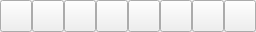
<?xml version="1.0" encoding="UTF-8"?>
<ui version="4.0">
 <class>ControlPanelPixmapWidget</class>
 <widget class="QWidget" name="ControlPanelPixmapWidget">
  <property name="geometry">
   <rect>
    <x>0</x>
    <y>0</y>
    <width>256</width>
    <height>32</height>
   </rect>
  </property>
  <property name="windowTitle">
   <string>Form</string>
  </property>
  <layout class="QGridLayout" name="gridLayout">
   <property name="leftMargin">
    <number>0</number>
   </property>
   <property name="topMargin">
    <number>0</number>
   </property>
   <property name="rightMargin">
    <number>0</number>
   </property>
   <property name="bottomMargin">
    <number>0</number>
   </property>
   <property name="spacing">
    <number>0</number>
   </property>
   <item row="0" column="5">
    <widget class="QPushButton" name="posBtn">
     <property name="minimumSize">
      <size>
       <width>32</width>
       <height>32</height>
      </size>
     </property>
     <property name="maximumSize">
      <size>
       <width>32</width>
       <height>32</height>
      </size>
     </property>
     <property name="toolTip">
      <string>Расположение</string>
     </property>
     <property name="text">
      <string/>
     </property>
     <property name="checkable">
      <bool>false</bool>
     </property>
    </widget>
   </item>
   <item row="0" column="0">
    <widget class="QPushButton" name="pixBtn">
     <property name="minimumSize">
      <size>
       <width>32</width>
       <height>32</height>
      </size>
     </property>
     <property name="maximumSize">
      <size>
       <width>32</width>
       <height>32</height>
      </size>
     </property>
     <property name="toolTip">
      <string>Выбрать изображение</string>
     </property>
     <property name="text">
      <string/>
     </property>
    </widget>
   </item>
   <item row="0" column="4">
    <widget class="QPushButton" name="addPixBtn">
     <property name="minimumSize">
      <size>
       <width>32</width>
       <height>32</height>
      </size>
     </property>
     <property name="maximumSize">
      <size>
       <width>32</width>
       <height>32</height>
      </size>
     </property>
     <property name="toolTip">
      <string>Добавить изображение</string>
     </property>
     <property name="text">
      <string/>
     </property>
    </widget>
   </item>
   <item row="0" column="3">
    <widget class="QPushButton" name="colorBtn">
     <property name="minimumSize">
      <size>
       <width>32</width>
       <height>32</height>
      </size>
     </property>
     <property name="maximumSize">
      <size>
       <width>32</width>
       <height>32</height>
      </size>
     </property>
     <property name="toolTip">
      <string>Задать цвет</string>
     </property>
     <property name="text">
      <string/>
     </property>
    </widget>
   </item>
   <item row="0" column="6">
    <widget class="QPushButton" name="resetBtn">
     <property name="minimumSize">
      <size>
       <width>32</width>
       <height>32</height>
      </size>
     </property>
     <property name="maximumSize">
      <size>
       <width>32</width>
       <height>32</height>
      </size>
     </property>
     <property name="toolTip">
      <string>Сбросить настройки</string>
     </property>
     <property name="text">
      <string/>
     </property>
    </widget>
   </item>
   <item row="0" column="9">
    <widget class="QPushButton" name="deleteBtn">
     <property name="minimumSize">
      <size>
       <width>32</width>
       <height>32</height>
      </size>
     </property>
     <property name="maximumSize">
      <size>
       <width>32</width>
       <height>32</height>
      </size>
     </property>
     <property name="toolTip">
      <string>Удалить</string>
     </property>
     <property name="text">
      <string/>
     </property>
    </widget>
   </item>
   <item row="0" column="7">
    <widget class="QPushButton" name="lockBtn">
     <property name="minimumSize">
      <size>
       <width>32</width>
       <height>32</height>
      </size>
     </property>
     <property name="maximumSize">
      <size>
       <width>32</width>
       <height>32</height>
      </size>
     </property>
     <property name="toolTip">
      <string/>
     </property>
     <property name="text">
      <string/>
     </property>
     <property name="checkable">
      <bool>true</bool>
     </property>
    </widget>
   </item>
   <item row="0" column="10">
    <widget class="QPushButton" name="okBtn">
     <property name="minimumSize">
      <size>
       <width>32</width>
       <height>32</height>
      </size>
     </property>
     <property name="maximumSize">
      <size>
       <width>32</width>
       <height>32</height>
      </size>
     </property>
     <property name="toolTip">
      <string>Нанести</string>
     </property>
     <property name="text">
      <string/>
     </property>
    </widget>
   </item>
  </layout>
 </widget>
 <tabstops>
  <tabstop>pixBtn</tabstop>
  <tabstop>colorBtn</tabstop>
  <tabstop>addPixBtn</tabstop>
  <tabstop>posBtn</tabstop>
  <tabstop>resetBtn</tabstop>
  <tabstop>lockBtn</tabstop>
  <tabstop>deleteBtn</tabstop>
  <tabstop>okBtn</tabstop>
 </tabstops>
 <resources/>
 <connections/>
</ui>
